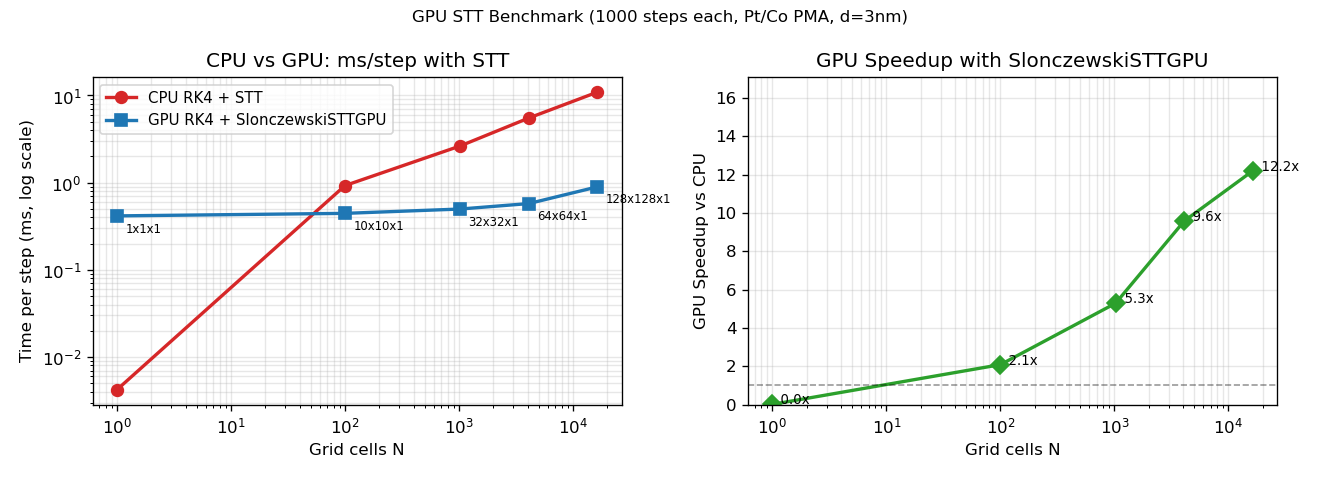

Recreate this plot in Python.
"""
Notebook 25: GPU STT Performance Benchmark

Measures GPU speedup for SlonczewskiSTTGPU vs CPU SlonczewskiSTT
across grid sizes. Uses RK4 integrators on both sides.

Grids tested: 1x1x1, 10x10x1, 32x32x1, 64x64x1, 128x128x1
Each: 1000 steps, measures ms/step on GPU and CPU.
"""

import os, sys, time
from pathlib import Path

import sys
from pathlib import Path
sys.path.insert(0, str(Path(__file__).resolve().parent.parent))
from micromag_locate import add_micromag_to_path
add_micromag_to_path()
import numpy as np
import micromag as mm

print("Notebook 25: GPU STT Performance Benchmark")
print(f"  CUDA: {mm.cuda_available()}")

Ms = 580e3; A = 15e-12; K = 0.5e6
d  = 3e-9;  P = 0.5; dt = 5e-14

def make_mat():
    mat = mm.Material()
    mat.Ms = Ms; mat.A_exchange = A; mat.K_uniaxial = K
    mat.easy_axis = mm.Vec3(0,0,1); mat.alpha = 0.02
    return mat

def init_m(g):
    a = np.zeros((1, g.ny, g.nx, 3))
    a[..., 0] = np.sin(np.deg2rad(5))
    a[..., 2] = np.cos(np.deg2rad(5))
    m = mm.VectorField3D(g); mm.from_numpy(m, a); return m

NSTEPS = 1000
WARMUP = 50
p_vec  = mm.Vec3(0, 0, 1)

grid_sizes = [(1,1,1), (10,10,1), (32,32,1), (64,64,1), (128,128,1)]

results = []
print(f"\n{'Grid':>14}  {'N':>7}  {'CPU ms/step':>12}  {'GPU ms/step':>12}  {'Speedup':>8}")
print("-" * 62)

for (nx, ny, nz) in grid_sizes:
    g   = mm.StructuredGrid(nx, ny, nz, d, d, d)
    mat = make_mat()
    m0  = init_m(g)
    N   = nx * ny * nz

    # ------ CPU ------
    demag_c = mm.DemagField(g)
    exch_c  = mm.ExchangeField()
    aniso_c = mm.UniaxialAnisotropyField()
    stt_c   = mm.SlonczewskiSTT(1e12, P, d, p_vec, 0.0)

    heff_c = mm.EffectiveFieldSum()
    heff_c.add(demag_c); heff_c.add(exch_c); heff_c.add(aniso_c)

    stt_sum_c = mm.SpinTorqueSum()
    stt_sum_c.add(stt_c)

    integ_c = mm.RK4Integrator(dt)

    # Warmup CPU
    for _ in range(WARMUP):
        integ_c.step(m0, mat, heff_c, stt_sum_c)

    t0 = time.perf_counter()
    for _ in range(NSTEPS):
        integ_c.step(m0, mat, heff_c, stt_sum_c)
    cpu_ms = (time.perf_counter() - t0) / NSTEPS * 1e3

    # ------ GPU ------
    demag_g = mm.DemagFieldGPU(g)
    exch_g  = mm.ExchangeFieldGPU(g)
    aniso_g = mm.UniaxialAnisotropyFieldGPU(g)
    stt_g   = mm.SlonczewskiSTTGPU(g, 1e12, P, d, p_vec, 0.0)

    fields_g = mm.FieldSumGPU()
    fields_g.add(exch_g); fields_g.add(aniso_g)

    torques_g = mm.SpinTorqueSumGPU()
    torques_g.add(stt_g)

    integ_g = mm.RK4IntegratorGPU(g, dt)
    integ_g.upload(m0)

    # Warmup GPU
    for _ in range(WARMUP):
        integ_g.step(mat, demag_g, fields_g, torques_g)

    t0 = time.perf_counter()
    for _ in range(NSTEPS):
        integ_g.step(mat, demag_g, fields_g, torques_g)
    gpu_ms = (time.perf_counter() - t0) / NSTEPS * 1e3

    speedup = cpu_ms / gpu_ms
    results.append((nx, ny, nz, N, cpu_ms, gpu_ms, speedup))
    print(f"  {nx}x{ny}x{nz}  {N:>7,}  {cpu_ms:>12.3f}  {gpu_ms:>12.3f}  {speedup:>8.1f}x")

# ---------------------------------------------------------------------------
# Plot
# ---------------------------------------------------------------------------
try:
    import matplotlib; matplotlib.use('Agg')
    import matplotlib.pyplot as plt

    N_arr   = [r[3] for r in results]
    cpu_arr = [r[4] for r in results]
    gpu_arr = [r[5] for r in results]
    spd_arr = [r[6] for r in results]
    labels  = [f"{r[0]}x{r[1]}x{r[2]}" for r in results]

    fig, axes = plt.subplots(1, 2, figsize=(11, 4))

    ax = axes[0]
    ax.loglog(N_arr, cpu_arr, 'o-', color='C3', lw=2, ms=7, label='CPU RK4 + STT')
    ax.loglog(N_arr, gpu_arr, 's-', color='C0', lw=2, ms=7, label='GPU RK4 + SlonczewskiSTTGPU')
    for i, lbl in enumerate(labels):
        ax.annotate(lbl, (N_arr[i], gpu_arr[i]),
                    textcoords='offset points', xytext=(5,-10), fontsize=7)
    ax.set_xlabel('Grid cells N')
    ax.set_ylabel('Time per step (ms, log scale)')
    ax.set_title('CPU vs GPU: ms/step with STT')
    ax.legend(fontsize=9); ax.grid(alpha=0.3, which='both')

    ax = axes[1]
    ax.semilogx(N_arr, spd_arr, 'D-', color='C2', lw=2, ms=8)
    for i, lbl in enumerate(labels):
        ax.annotate(f"  {spd_arr[i]:.1f}x", (N_arr[i], spd_arr[i]), fontsize=8)
    ax.axhline(1, color='k', ls='--', lw=1, alpha=0.4)
    ax.set_xlabel('Grid cells N')
    ax.set_ylabel('GPU Speedup vs CPU')
    ax.set_title('GPU Speedup with SlonczewskiSTTGPU')
    ax.grid(alpha=0.3, which='both')
    ax.set_ylim(0, max(spd_arr) * 1.4)

    plt.suptitle(f'GPU STT Benchmark ({NSTEPS} steps each, Pt/Co PMA, d={d*1e9:.0f}nm)', fontsize=10)
    plt.tight_layout()
    out = os.path.join(os.path.dirname(__file__), '25_stt_gpu_bench.png')
    plt.savefig(out, dpi=120); print(f"\nPlot saved: {out}")
except Exception as e:
    print(f"Plot error: {e}")

print("\n=== Summary ===")
for r in results:
    print(f"  {r[0]}x{r[1]}x{r[2]}  N={r[3]:,}  CPU={r[4]:.3f}ms  GPU={r[5]:.3f}ms  {r[6]:.1f}x")
